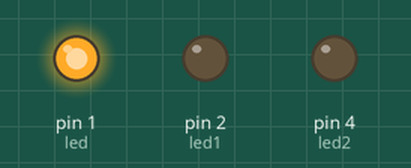
A sketch run on a simulated Arduino Uno, built with avr-gcc and run on an emulated ATmega328P. Parts: output pins drawn as LEDs (lit = HIGH).

Above: at 2.5 s.
At 5.2 s:
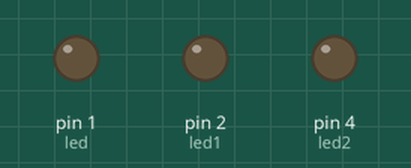
At 7.5 s:
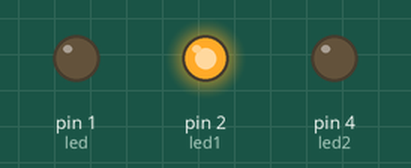
At 11.5 s:
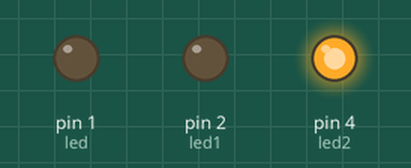
Timing chart, 0 to 17.6 s (numbered marks = the images above):
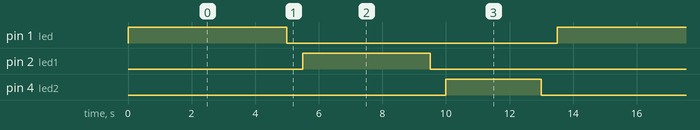

The sketch:

traffic_light_demo.ino
```cpp
int led=1;
int led1=2;
int led2=4;

void setup(){
  pinMode(led, OUTPUT);
  pinMode(led1, OUTPUT);
  pinMode(led2,OUTPUT);
}

void loop()
{
  redLED();
  yellowLED();
  greenLED();
}
void redLED()
{
  digitalWrite(led,HIGH);
  delay(5000);
  digitalWrite(led, LOW);
  delay(500);
}
void yellowLED()
{
    digitalWrite(led1,HIGH);
     delay(4000);
    digitalWrite(led1, LOW);
     delay(500);
}

void greenLED()
{
        digitalWrite(led2,HIGH);
         delay(3000);
        digitalWrite(led2, LOW);
        delay(500);
}
```

Measured:
- by itself, pin 1 (led): alternates HIGH for 5.0 s and LOW for 8.5 s
- by itself, pin 2 (led1): alternates HIGH for 4.0 s and LOW for 9.5 s
- by itself, pin 4 (led2): alternates HIGH for 3.0 s and LOW for 10.5 s
